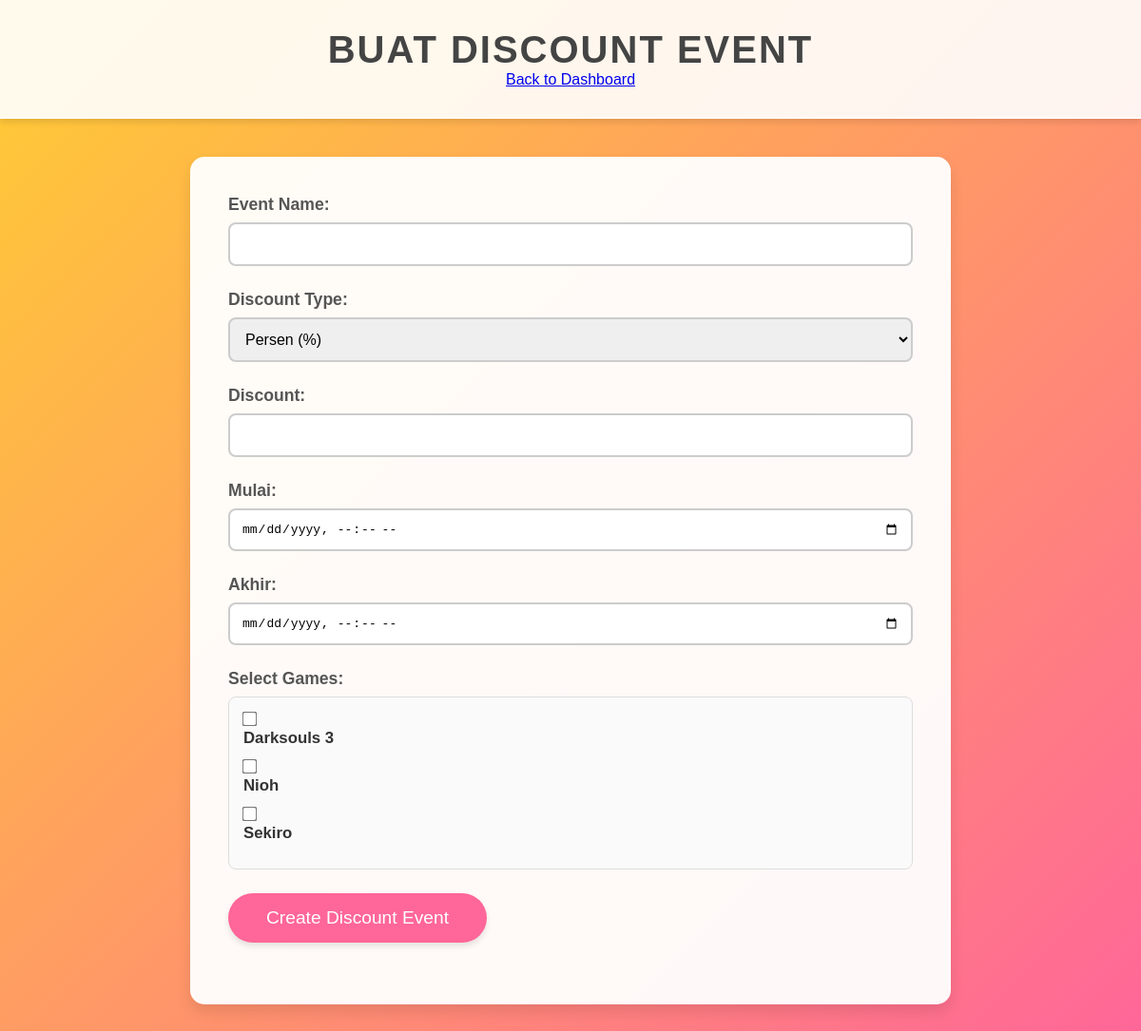
Page /discount_event.php (signed in) on the earlier database version.
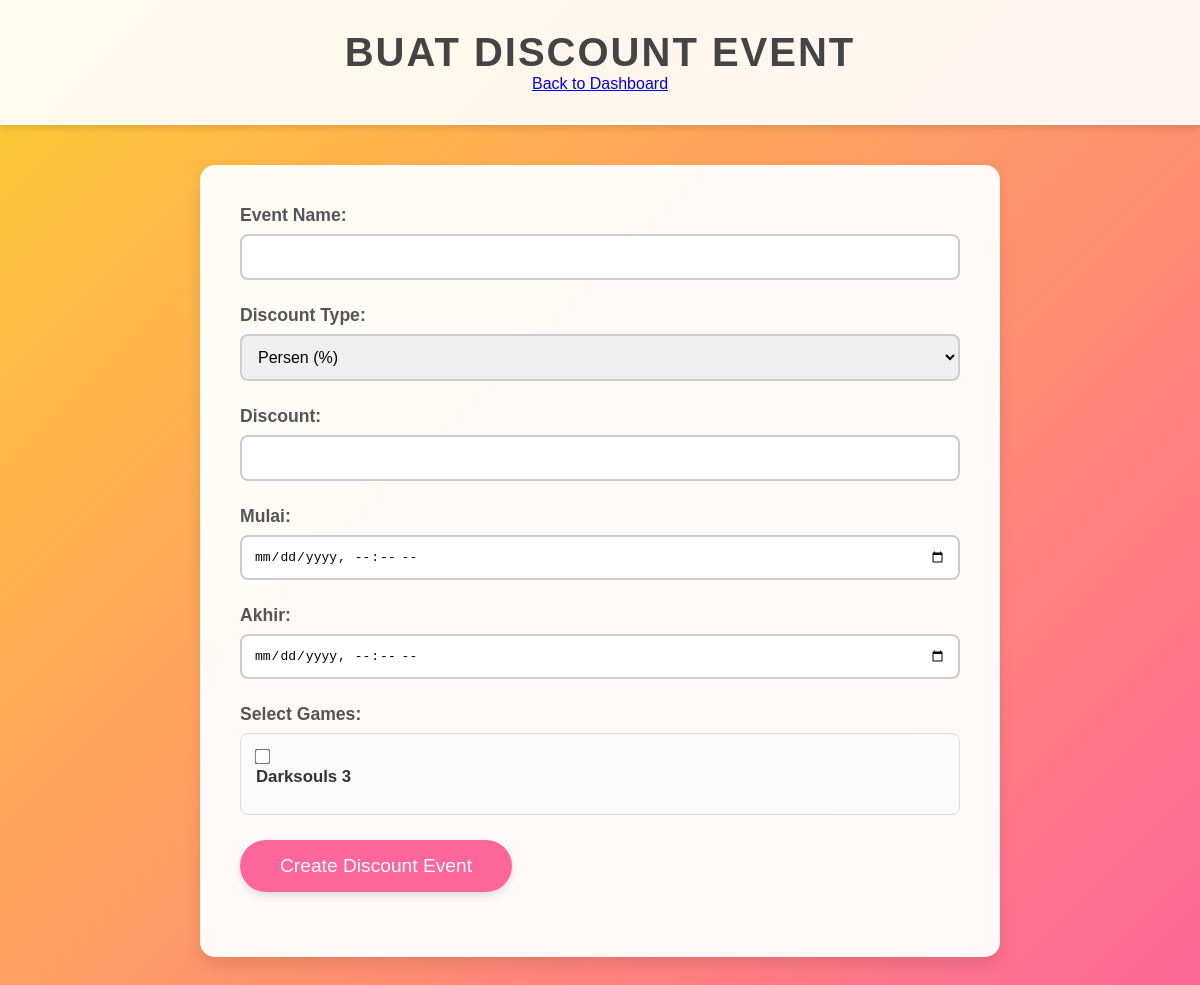
Same page on the later database version.
### tables this page shows
CREATE TABLE `games` (
  `id` int(11) NOT NULL,
  `title` varchar(255) NOT NULL,
  `description` text NOT NULL,
  `price` decimal(10,2) NOT NULL,
  `stock` int(11) NOT NULL,
  `created_at` timestamp NOT NULL DEFAULT current_timestamp(),
  `image` varchar(255) NOT NULL
);

### discount_event.php (the view, shortened to what this page needs)
<?php
require 'koneksi.php';
$games_result = $conn->query("SELECT * FROM games ORDER BY title ASC");
?>
<!DOCTYPE html>
<html lang="en">
<head>
    <link rel="stylesheet" href="discount_event.css">
</head>
<body>
<header>
    <h1>Buat Discount Event</h1>
    <nav>
       <a href="admin_dashboard.php" class="btn">Back to Dashboard</a>
   </nav>
</header>
<main>
    <form method="POST" action="">
        <div class="form-group">
            <label for="event_name">Event Name:</label>
            <input type="text" name="event_name" id="event_name" required>
        </div>
        <div class="form-group">
            <label for="discount_type">Discount Type:</label>
            <select name="discount_type" id="discount_type">
                <option value="percentage">Persen (%)</option>
            </select>
        </div>
        <div class="form-group">
            <label for="discount_value">Discount:</label>
            <input type="number" step="0.01" name="discount_value" id="discount_value" required>
        </div>
        <div class="form-group">
            <label for="start_date">Mulai:</label>
            <input type="datetime-local" name="start_date" id="start_date" required>
        </div>
        <div class="form-group">
            <label for="end_date">Akhir:</label>
            <input type="datetime-local" name="end_date" id="end_date" required>
        </div>
        <div class="form-group">
            <label>Select Games:</label>
            <div class="games-list">
                <?php while ($game = $games_result->fetch_assoc()) { ?>
                    <div class="game-item">
                        <input type="checkbox" name="game_ids[]" id="game_<?php echo $game['id']; ?>" value="<?php echo $game['id']; ?>">
                        <label for="game_<?php echo $game['id']; ?>">
                            <?php echo htmlspecialchars($game['title']); ?>
                        </label>
                    </div>
                <?php } ?>
            </div>
        </div>
        <div class="form-group">
            <button type="submit">Create Discount Event</button>
        </div>
    </form>
</main>
</body>
</html>

Differences in the rows shown:
removed games: title "Nioh"
removed games: title "Sekiro"
